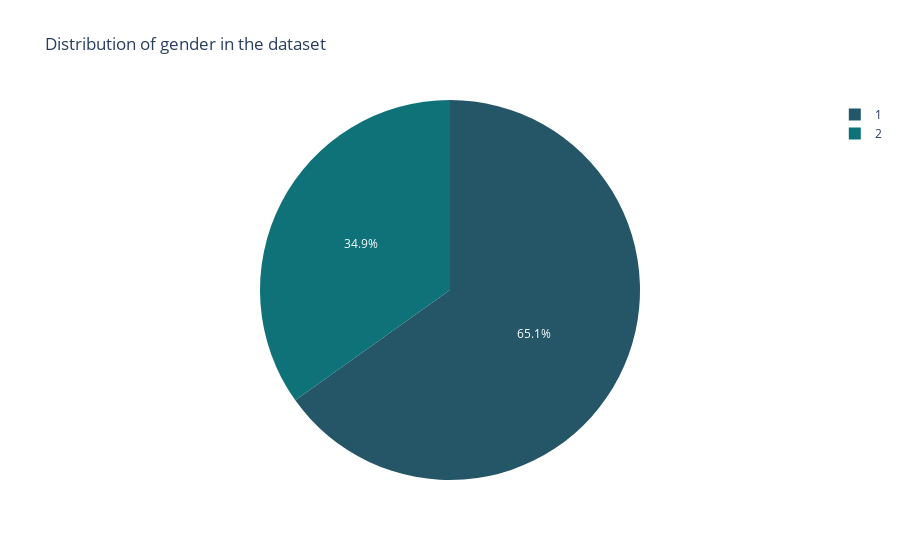
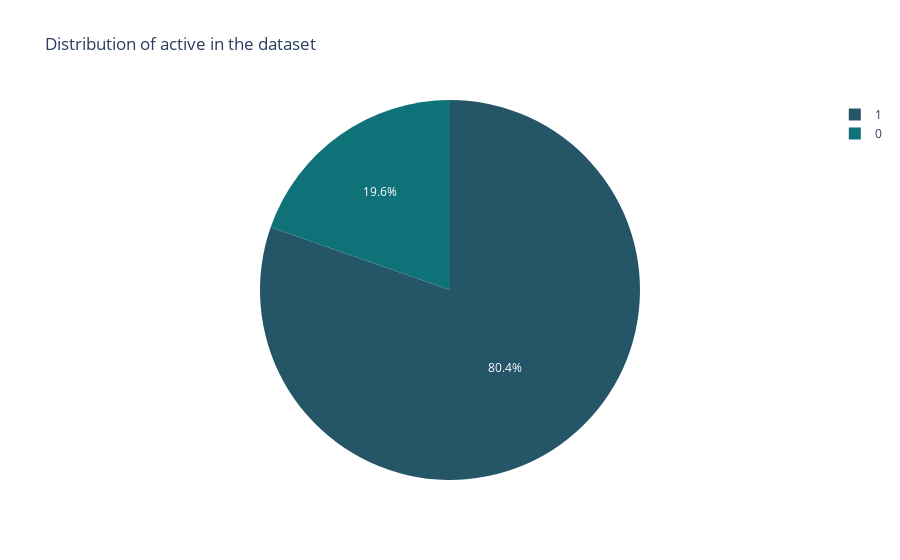

Notebook cell for these charts, in order:
### Markdown cell above
**Gender column:**

    - `1`: Female
    - `2`: Male

**Active column:**

    - `0`: Not physically active
    - `1`: Physically active

### Code cell
for i in ['gender', 'active']:
    fig = px.pie(df, values=df[i].value_counts(normalize=True), 
                 names=df[i].value_counts().index,
                 color_discrete_sequence=px.colors.sequential.Aggrnyl,
                 title=f'Distribution of {i} in the dataset')
    fig.show()

### Figure 1 — Plotly figure (JSON) as saved in the notebook; plotly's stock layout.template omitted (floating-point values rounded to 4 significant figures)
{"data": [{"domain": {"x": [0, 1], "y": [0, 1]}, "hovertemplate": "label=%{label}<br>value=%{value}<extra></extra>", "labels": [1, 2], "legendgroup": "", "name": "", "showlegend": true, "type": "pie", "values": [0.6514, 0.3486]}], "layout": {"legend": {"tracegroupgap": 0}, "piecolorway": ["rgb(36, 86, 104)", "rgb(15, 114, 121)", "rgb(13, 143, 129)", "rgb(57, 171, 126)", "rgb(110, 197, 116)", "rgb(169, 220, 103)", "rgb(237, 239, 93)"], "title": {"text": "Distribution of gender in the dataset"}}}

### Figure 2 — Plotly figure (JSON) as saved in the notebook; plotly's stock layout.template omitted (floating-point values rounded to 4 significant figures)
{"data": [{"domain": {"x": [0, 1], "y": [0, 1]}, "hovertemplate": "label=%{label}<br>value=%{value}<extra></extra>", "labels": [1, 0], "legendgroup": "", "name": "", "showlegend": true, "type": "pie", "values": [0.8035, 0.1965]}], "layout": {"legend": {"tracegroupgap": 0}, "piecolorway": ["rgb(36, 86, 104)", "rgb(15, 114, 121)", "rgb(13, 143, 129)", "rgb(57, 171, 126)", "rgb(110, 197, 116)", "rgb(169, 220, 103)", "rgb(237, 239, 93)"], "title": {"text": "Distribution of active in the dataset"}}}
